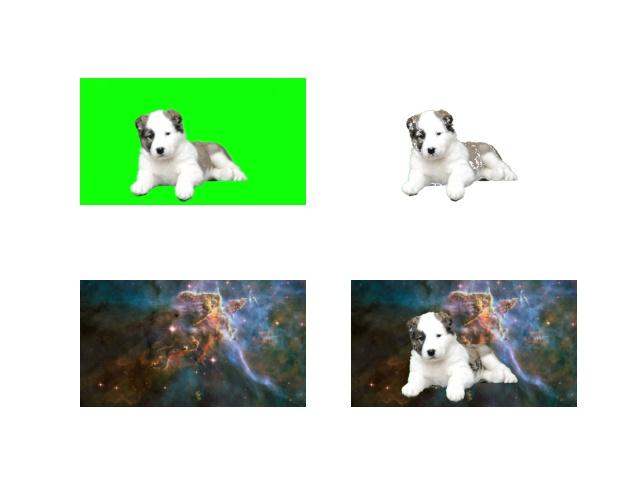
#> input picture Example.jpeg, 640 x 480 px
$ python chromaKey.py Example.jpeg dog.jpg
#> lines starting #> are read from the running program, lines starting #| are printed output that depends on the picture; after the words box and inside, x2 and y2 are one past the last pixel; in counts of white or black regions, pixels touching at a corner belong together
#!/usr/bin/env python
# coding: utf-8

# In[2]:


##### CSCI935 Assignment 1 ####
## Allan Burr
## Student Number: 4989272

##Import Libraries
import numpy as np
import cv2
from matplotlib import pyplot as plt
import sys # to parse command line arguments
import matplotlib.image as mpimg


# In[3]:


# [66 lines left out: functions isolateChannels, convertToColorSpace, displayImagesTask1, scaleImages, not called in this run]


# In[ ]:


def displayImagesTask2(image1, image2, image3, image4):
    plt.subplot(2, 2, 1)
    plt.axis("off")
    plt.imshow(image1)
    plt.subplot(2, 2, 2)
    plt.axis("off")
    plt.imshow(image2)
    plt.subplot(2,2,3)
    plt.axis("off")
    plt.imshow(image3)
    plt.subplot(2,2,4)
    plt.axis("off")
    plt.imshow(image4)
    plt.show()


# In[ ]:


"""
To display an image using openCV:
    cv2.namedWindow('image', cv2.WINDOW_NORMAL)
    cv2.imshow('image',basic_image)
    cv2.waitKey(0)
    cv2.destroyAllWindows()
"""


# In[6]:


# [7 lines left out: function task1, not called in this run]

    ## Regulate size of images in a single window ##


# In[8]:


def task2(image1, image2):
#> called with image1 = 'Example.jpeg', image2 = 'dog.jpg'
    basic_image = cv2.imread(firstImage)
#> basic_image is the input picture: shape (480, 640, 3); mean B, G, R 202.3, 221.3, 202.9
    background = cv2.imread(secondImage)
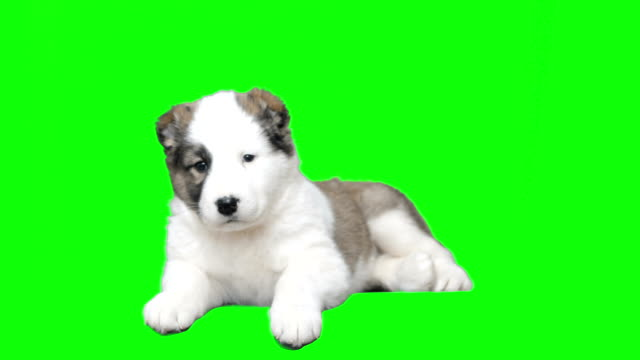
#> input picture dog.jpg, 640 x 360 px
#> background is the input picture: shape (360, 640, 3); mean B, G, R 46.2, 243.6, 53.4
    background = cv2.cvtColor(background, cv2.COLOR_BGR2RGB)
    person_image = cv2.cvtColor(basic_image, cv2.COLOR_BGR2RGB)
    height, width = getDimensions(basic_image)
#> height = 480; width = 640
    background_resized = cv2.resize(background, (width, height))
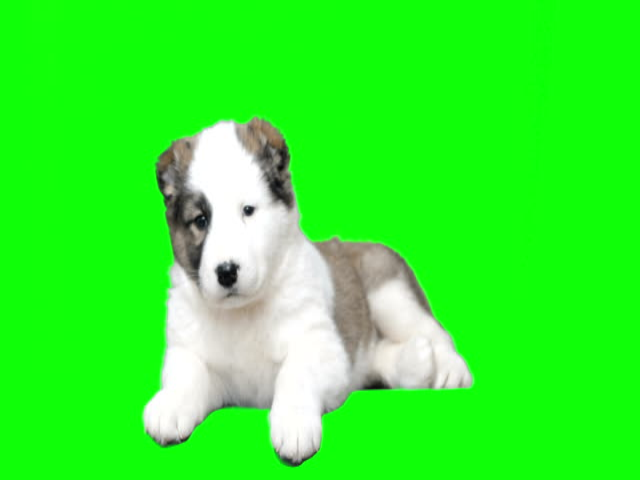
#> background_resized: shape (480, 640, 3); mean R, G, B 53.4, 243.6, 46.2

    #default values
    ##    lower_green = np.array([0,180,0])
    ##    upper_green = np.array([100,255,100])
    # the first and last greenscreen images are the most difficult as the background is not of a uniform intensity
    lower_green = np.array([0,120,0])
    upper_green = np.array([140,255,140])
    mask = cv2.inRange(person_image, lower_green, upper_green)
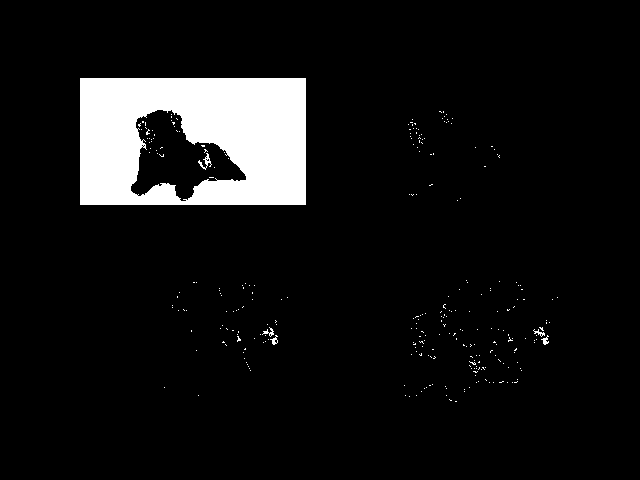
#> mask: shape (480, 640); 7.8% white; 283 white regions (277 under 20 px), largest, box (x1, y1, x2, y2) and area: (80, 78, 306, 205) 23195, (198, 153, 212, 170) 74, (262, 327, 274, 337) 43, (541, 335, 549, 345) 37, (270, 335, 278, 345) 36, (533, 329, 545, 337) 35

    masked_image = np.copy(person_image)
    masked_image[mask != 0] = 255
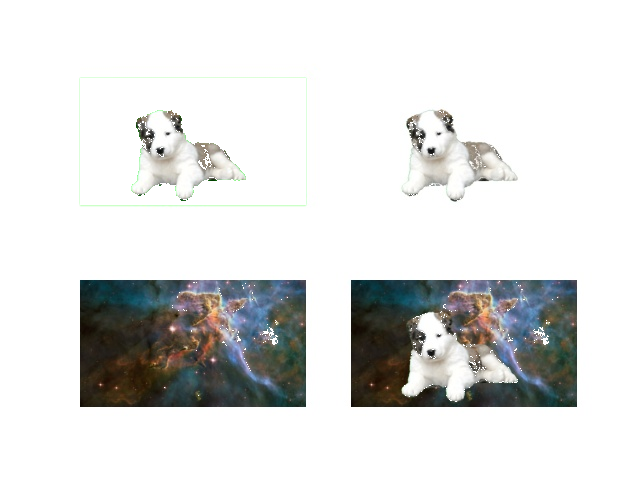
#> masked_image: shape (480, 640, 3); mean R, G, B 221.1, 221.8, 221

    back_image = background_resized.copy()
    #hollows out a stencil in the background image to fit the foreground image into
    back_image[mask == 0] = 0
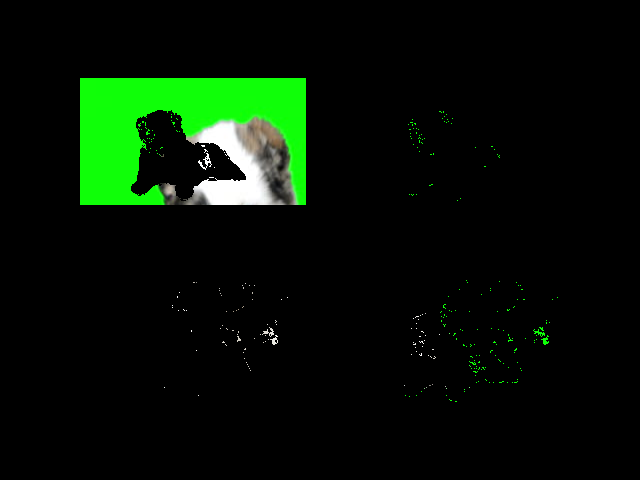
#> back_image: shape (480, 640, 3); mean R, G, B 5, 18.1, 4.4
    # Adds the extracted person into the stencil image, matrix addition facilitated by numpy
    final_image = back_image + masked_image
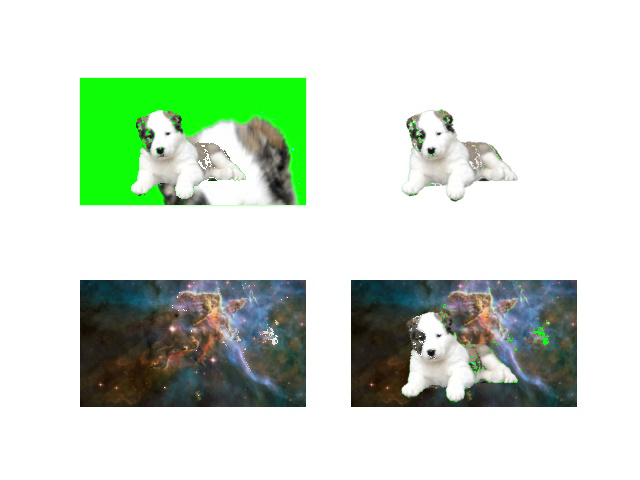
#> final_image: shape (480, 640, 3); mean R, G, B 206.1, 220, 205.5

    displayImagesTask2(person_image, masked_image, background_resized, final_image)


# In[8]:


def getDimensions(basic_image):
    height = basic_image.shape[0]
    width = basic_image.shape[1]
    return height, width


# In[ ]:


# In[9]:


if __name__ == "__main__":
    numArgs = len(sys.argv)
    if numArgs > 3:
        print("Please enter an acceptable amount of arguments")
        exit()

    firstArgument = sys.argv[1]
    secondArgument = sys.argv[2]

    if firstArgument[0] == '-':
        colour_space = firstArgument
        image_name = secondArgument
        print('Performing task 1')
        task1(colour_space, image_name)

    else:
        firstImage = firstArgument
        secondImage = secondArgument
        print('Performing task 2')
        task2(firstImage, secondImage)


# In[4]:


# In[5]:


# In[6]:


# In[1]:


# In[ ]:


# In[ ]:


# In[ ]:


# In[ ]:


# In[6]:


#xyz = img.copy()
#xyz = cv2.cvtColor(xyz, cv2.COLOR_BGR2RGB)
#b,g,r = cv2.split(img)
#reconstructed = cv2.merge((b,g,r))
#cv2.imshow('image',xyz)
#cv2.imshow('image',reconstructed)
# B = 0, G = 1, R = 2
#red_channel = img[:,:,2]
#red_img = np.zeros(img.shape)
#assign the red channel of src to empty image
#red_img[:,:,2] = red_channel


# In[ ]:


# In[ ]:


# In[ ]:


# In[ ]:


# In[ ]:


# In[ ]:


# In[ ]:


# In[ ]:


# In[ ]:


# In[ ]:
